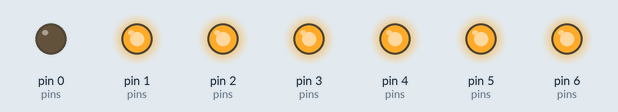
A sketch run on a simulated Arduino Uno, built with avr-gcc and run on an emulated ATmega328P. On the bench: output pins drawn as LEDs (lit = HIGH).

Above: at 0.2 s.
At 1.2 s:
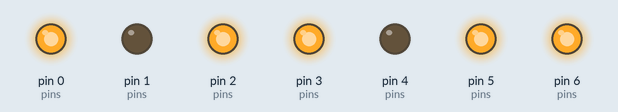
At 1.7 s:
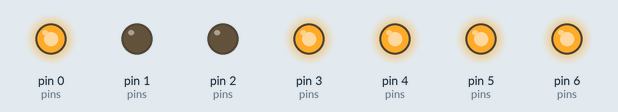
At 2.7 s:
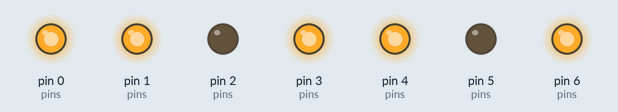
At 4.2 s:
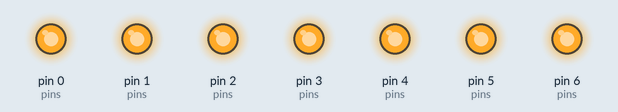
At 5.7 s:
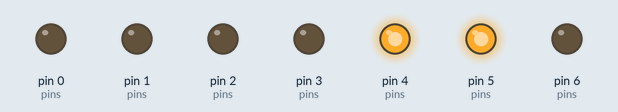
Timing chart, 0 to 6.5 s (numbered marks = the images above):
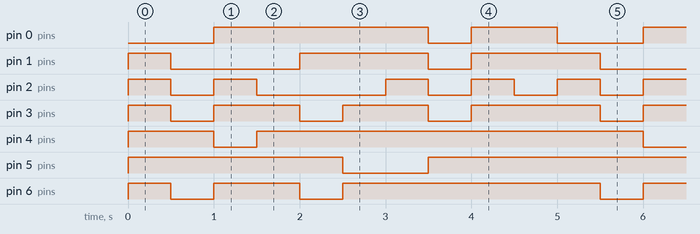

Measured:
- by itself, pin 0 (pins): repeats every 5.0 s: LOW 0.50 s, HIGH 1.0 s, LOW 1.0 s, HIGH 2.5 s
- by itself, pin 1 (pins): repeats every 5.0 s: LOW 1.5 s, HIGH 1.5 s, LOW 0.50 s, HIGH 1.5 s
- by itself, pin 2 (pins): repeats every 5.0 s: LOW 0.50 s, HIGH 0.50 s, LOW 1.5 s, 2 × (HIGH 0.50 s, LOW 0.50 s), HIGH 0.50 s
- by itself, pin 3 (pins): repeats every 5.0 s: 2 × (LOW 0.50 s, HIGH 1.0 s), LOW 0.50 s, HIGH 1.5 s
- by itself, pin 4 (pins): repeats every 5.0 s: LOW 0.50 s, HIGH 4.5 s
- by itself, pin 5 (pins): repeats every 5.0 s: LOW 1.0 s, HIGH 4.0 s
- by itself, pin 6 (pins): repeats every 5.0 s: LOW 0.50 s, HIGH 1.0 s, LOW 0.50 s, HIGH 3.0 s

The sketch:

7seg.ino
```cpp
  #define A 6
  #define B 5
  #define C 4
  #define D 3
  #define E 2
  #define F 1
  #define G 0
  int pins [] = {A, B, C, D, E, F, G};
  int num0 [] = {1, 1, 1, 1, 1, 1, 0};
  int num1 [] = {0, 1, 1, 0, 0, 0, 0};
  int num2 [] = {1, 1, 0, 1, 1, 0, 1};
  int num3 [] = {1, 1, 1, 1, 0, 0, 1};
  int num4 [] = {0, 1, 1, 0, 0, 1, 1};
  int num5 [] = {1, 0, 1, 1, 0, 1, 1};
  int num6 [] = {1, 0, 1, 1, 1, 1, 1};
  int num7 [] = {1, 1, 1, 0, 0, 0, 0};
  int num8 [] = {1, 1, 1, 1, 1, 1, 1};
  int num9 [] = {1, 1, 1, 1, 0, 1, 1};
  const int* DATA[] = { num0, num1, num2, num3, num4, num5, num6, num7, num8, num9 };
  void setup(){
    for(int i = 0; i < 7; i++)
    {
      pinMode(pins[i],OUTPUT);
    }
  }

void loop()
{
 for(int d = 0; d < 10; d++)
 {
  for(int i = 0; i < 7; i++)
  {
    digitalWrite(pins[i],DATA[d][i]);
  }
  delay(500);
 }
}
```
